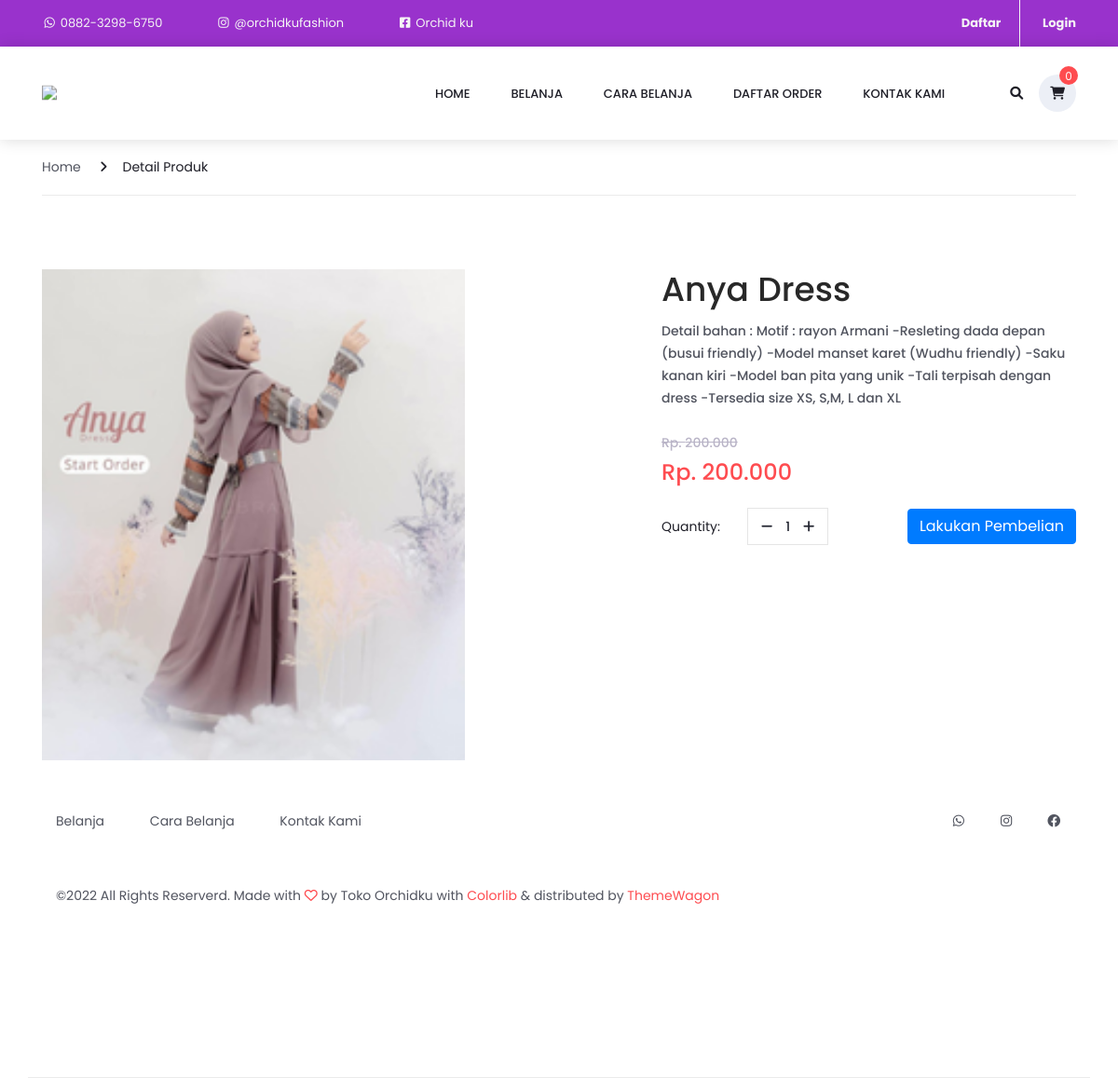
/home/detail/ANYDRS, run on the app's committed database.
### tables this page shows
CREATE TABLE `produk` (
  `id_produk` char(10) NOT NULL,
  `nama_produk` varchar(200) NOT NULL,
  `id_kategori` int(11) NOT NULL,
  `harga_awal` int(11) NOT NULL,
  `harga_diskon` int(11) NOT NULL,
  `stok` int(11) NOT NULL,
  `size` varchar(8) NOT NULL,
  `deskripsi_produk` text NOT NULL,
  `gambar` varchar(128) NOT NULL,
  `tanggal_dibuat` date NOT NULL DEFAULT current_timestamp()
);

### application/controllers/Home.php (called while the page is built, shortened)
<?php
class Home extends CI_Controller
{
    public function __construct()
    {
        $this->load->library('form_validation');
    }
    public function detail($id)
    {
        $id = $this->uri->segment(3);
        $data['judul'] = "Detail Produk";
        $data['heading'] = "Detail Produk";
        $data['produk'] = $this->Produk_model->getProdukById($id);
        if ($this->session->userdata('email')) {
            $user = $this->User_model->cekData(['email' => $this->session->userdata('email')])->row_array();
            $data['user'] = $user['username'];
        } else {
            $data['user'] = 'Pengunjung';
        }
        $this->load->view('templates/templates-user/header', $data);
        $this->load->view('templates/templates-user/topbar', $data);
        $this->load->view('templates/templates-user/breadcrumbs', $data);
        $this->load->view('templates/templates-user/detail', $data);
        $this->load->view('templates/templates-user/footer', $data);
    }
}

### index.php (called while the page is built, shortened)
<?php
require_once BASEPATH.'core/CodeIgniter.php';

### application/models/Produk_model.php (called while the page is built, shortened)
<?php
class Produk_model extends CI_Model
{
    public function getProdukById($id)
    {
        return $this->db->get_where('produk', ['id_produk' => $id])->result_array();
    }
}

### application/views/templates/templates-user/detail.php (the view, shortened to what this page needs)
<div class="row">
    <?php foreach ($produk as $p) { ?>
        <div class="col-lg-7">
            <div class="single_product_pics">
                <div class="row">
                    <div class="col-lg-9 image_col order-lg-2 order-1">
                        <div class="single_product_image">
                            <div class="single_product_image_background" style="background-image:url(<?php echo base_url(); ?>images/produk/<?= $p['gambar']; ?>)"></div>
                        </div>
                    </div>
                </div>
            </div>
        </div>
        <div class="col-lg-5">
            <div class="product_details">
                <div class="product_details_title">
                    <h2><?= $p['nama_produk']; ?></h2>
                    <p><?= $p['deskripsi_produk']; ?></p>
                </div>
                <div class="original_price">Rp. <?= number_format($p['harga_awal'], 0, ',', '.'); ?></div>
                <div class="product_price">Rp. <?= number_format($p['harga_diskon'], 0, ',', '.'); ?></div>
            <?php } ?>
            <div class="quantity d-flex flex-column flex-sm-row align-items-sm-center">
                <span>Quantity:</span>
                <div class="quantity_selector">
                    <span class="minus"><i class="fa fa-minus" aria-hidden="true"></i></span>
                    <span id="quantity_value">1</span>
                    <span class="plus"><i class="fa fa-plus" aria-hidden="true"></i></span>
                </div>
                <button class="btn btn-primary" type="submit">Lakukan Pembelian</button>
            </div>
            </div>
        </div>
</div>

### application/views/templates/templates-user/header.php (shortened to what this page needs)
<!DOCTYPE html>
<html lang="en">
<head>
    <link rel="stylesheet" type="text/css" href="<?= base_url('assets1/'); ?>styles/bootstrap4/bootstrap.min.css">
    <link href="<?= base_url('assets1/'); ?>plugins/fonts-6/css/font-awesome.min.css" rel="stylesheet" type="text/css">
    <link href="<?= base_url('assets1/'); ?>plugins/fonts-6/css/all.css" rel="stylesheet" type="text/css">
    <link rel="stylesheet" type="text/css" href="<?= base_url('assets1/'); ?>plugins/OwlCarousel2-2.2.1/owl.carousel.css">
    <link rel="stylesheet" type="text/css" href="<?= base_url('assets1/'); ?>plugins/OwlCarousel2-2.2.1/owl.theme.default.css">
    <link rel="stylesheet" type="text/css" href="<?= base_url('assets1/'); ?>plugins/OwlCarousel2-2.2.1/animate.css">
    <link rel="stylesheet" href="<?= base_url('assets1/'); ?>plugins/themify-icons/themify-icons.css">
    <link rel="stylesheet" type="text/css" href="<?= base_url('assets1/'); ?>plugins/jquery-ui-1.12.1.custom/jquery-ui.css">
    <link rel="stylesheet" type="text/css" href="<?= base_url('assets1/'); ?>styles/contact_styles.css">
    <link rel="stylesheet" type="text/css" href="<?= base_url('assets1/'); ?>styles/contact_responsive.css">
    <link rel="stylesheet" type="text/css" href="<?= base_url('assets1/'); ?>styles/main_styles.css">
    <link rel="stylesheet" type="text/css" href="<?= base_url('assets1/'); ?>styles/responsive.css">
    <link rel="stylesheet" type="text/css" href="<?= base_url('assets1/'); ?>styles/categories_styles.css">
    <link rel="stylesheet" type="text/css" href="<?= base_url('assets1/'); ?>styles/categories_responsive.css">
    <link rel="stylesheet" type="text/css" href="<?= base_url('assets1/'); ?>styles/single_styles.css">
    <link rel="stylesheet" type="text/css" href="<?= base_url('assets1/'); ?>styles/single_responsive.css">
</head>
<body>
    <div class="super_container">

### application/views/templates/templates-user/topbar.php (shortened to what this page needs)
<header class="header trans_300">
    <div class="top_nav" style="background-color: #9932CC">
        <div class="container">
            <div class="row">
                <div class="col-md-6">
                    <div class="top_nav_left">
                        <a href="https://wa.me/+6288232986750" target="_blank" style="color:whitesmoke"><i class="fa-fw fa-brands fa-whatsapp"></i> 0882-3298-6750</a>
                        <a href="https://www.instagram.com/orchidkufashion/" target="_blank" style="text-transform:none; color:whitesmoke; padding-left: 10%;"><i class="fa-fw fa-brands fa-instagram"></i> @orchidkufashion</a>
                        <a href="https://www.facebook.com/profile.php?id=100076797482827" target="_blank" style="text-transform:none; color:whitesmoke; padding-left: 10%;"><i class="fa-fw fa-brands fa-facebook-square"></i> Orchid ku</a>
                    </div>
                </div>
                <div class="col-md-6 text-right">
                    <div class="top_nav_right">
                        <ul class="top_nav_menu">
                            <?php
                               if (!empty($this->session->userdata('email'))) { ?>
                                <li class="account" style="background-color: #9932CC">
                                    <a href="#" style="color: whitesmoke">
                                        Selamat Datang <b><?= $user; ?></b>
                                        <i class="fa-solid fa-angle-down"></i>
                                    </a>
                                    <ul class="account_selection" style="text-align:justify">
                                        <li><a href="<?= base_url('user/ubahprofil') ?>"><i class="fa-fw fa-solid fa-user-pen" aria-hidden="true"></i>Ubah Profil</a></li>
                                        <li><a href="#"><i class="fas fa-fw fa-regular fa-receipt" aria-hidden="true"></i>Riwayat Pesanan</a></li>
                                        <li><a href="#"><i class="fa-fw fa-solid fa-money-bill-transfer" aria-hidden="true"></i>Konfirmasi Bayar</a></li>
                                        <li><a href="<?= base_url('home/logout'); ?>"><i class="fas fa-fw fa-regular fa-right-from-bracket" aria-hidden="true"></i>Logout</a></li>
                                    </ul>
                                </li>
                                <li style="padding-top: 10px" class="account-selection">
                                    <a href="#" class="dropdown-toggle" data-toggle="dropdown" data-hover="dropdown" data-close-others="true">
                                        <b><?php echo $this->session->userdata('username'); ?></b>
                                        <i style="padding: 0" class="icon-angle-down"></i>
                                    </a>
                                    <ul style="min-width: 200px" class="dropdown-menu">
                                        <li style="min-width: 200px"><a href="<?= base_url('user/ubahprofil') ?>"><i class="icon-user"></i>Update Profile</a></li>
                                        <li style="min-width: 200px"><a href="<?php echo base_url(); ?>home/riwayat"><i style="padding-right: 18px" class="icon-dollar"></i>Riwayat Pemesanan</a></li>
                                        <li style="min-width: 200px"><a href="<?php echo base_url(); ?>home/konfirmasi_halaman"><i style="padding-right: 14px" class="icon-check"></i>Konfirmasi Pembayaran</a></li>
                                        <li style="min-width: 200px"><a href="<?php echo base_url(); ?>home/logout"><i style="padding-right: 13px" class="icon-key"></i>Log Out</a></li>
                                    </ul>
                                </li>
                                </li>
                            <?php } else { ?>
                                <li class="language" style="background-color: #9932CC; border-right: solid 1.5px whitesmoke;"><a href="<?= base_url('authuser/registration'); ?>"><b style="color:whitesmoke">Daftar</b></a></li>
                                <li class="account" style="background-color: #9932CC"><a href="<?= base_url('authuser'); ?>"><b style="color:whitesmoke">Login</b></a></li>
                            <?php } ?>
                        </ul>
                    </div>
                </div>
            </div>
        </div>
    </div>
    <div class="main_nav_container">
        <div class="container">
            <div class="row">
                <div class="col-lg-12 text-right">
                    <div class="logo_container">
                        <a href="<?= base_url(); ?>"><img src="<?= base_url(); ?>assets1/img/logo.png" class="img-responsive logo"></a>
                    </div>
                    <nav class="navbar">
                        <ul class="navbar_menu">
                            <li><a href="<?= base_url(); ?>">home</a></li>
                            <li><a href="<?= base_url('belanja'); ?>">belanja</a></li>
                            <li><a href="<?= base_url('home/cara_belanja'); ?>">cara belanja</a></li>
                            <li><a href="<?= base_url('belanja/daftar_order'); ?>">daftar order</a></li>
                            <li><a href="<?= base_url('home/contact'); ?>">Kontak Kami</a></li>
                        </ul>
                        <ul class="navbar_user">
                            <li><a href="#"><i class="fa fa-search" aria-hidden="true"></i></a></li>
                            <li class="checkout">
                                <a href="<?= base_url('belanja/detail_keranjang'); ?>">
                                    <i class="fa fa-shopping-cart" aria-hidden="true"></i>
                                    <?php $keranjang = $this->cart->total_items() ?>
                                    <span id="checkout_items" class="checkout_items"><?php echo $keranjang; ?></span>
                                </a>
                            </li>
                        </ul>
                    </nav>
                </div>
            </div>
        </div>
    </div>
</header>
<div class="fs_menu_overlay"></div>

### application/views/templates/templates-user/breadcrumbs.php
<div class="container contact_container">
    <div class="row">
        <div class="col">
            <div class="breadcrumbs d-flex flex-row align-items-center">
                <ul>
                    <li><a href="<?= base_url(); ?>">Home</a></li>
                    <li class="active"><i class="fa fa-angle-right" aria-hidden="true"></i><?= $heading;  ?></li>
                </ul>
            </div>
        </div>
    </div>
    <div class="fs_menu_overlay"></div>

### application/views/templates/templates-user/footer.php (shortened to what this page needs)
<footer class="footer">
    <div class="container">
        <div class="row">
            <div class="col-lg-6">
                <div class="footer_nav_container d-flex flex-sm-row flex-column align-items-center justify-content-lg-start justify-content-center text-center">
                    <ul class="footer_nav">
                        <li><a href="#">Belanja</a></li>
                        <li><a href="#">Cara Belanja</a></li>
                        <li><a href="<?= base_url('home/contact'); ?>">Kontak Kami</a></li>
                    </ul>
                </div>
            </div>
            <div class="col-lg-6">
                <div class="footer_social d-flex flex-row align-items-center justify-content-lg-end justify-content-center">
                    <ul>
                        <li><a href="#"><i class="fa-fw fa-brands fa-whatsapp" aria-hidden="true"></i></a></li>
                        <li><a href="https://www.instagram.com/orchidkufashion/" target="_blank"><i class="fa-fw fa-brands fa-instagram" aria-hidden="true"></i></a></li>
                        <li><a href="#"><i class="fa-fw fa-brands fa-facebook" aria-hidden="true"></i></a></li>
                    </ul>
                </div>
            </div>
        </div>
        <div class="row">
            <div class="col-lg-12">
                <div class="footer_nav_container">
                    <div class="cr">&copy;<?= date('Y') ?> All Rights Reserverd. Made with <i class="fa-regular fa-heart" aria-hidden="true"></i> by Toko Orchidku with <a href="https://colorlib.com" target="_blank">Colorlib</a> &amp; distributed by <a href="https://themewagon.com" target="_blank">ThemeWagon</a></div>
                </div>
            </div>
        </div>
    </div>
</footer>
</div>
</body>
</html>

### data on the page
produk: gambar (picture), nama_produk "Anya Dress", deskripsi_produk "Detail bahan : Motif : rayon Armani -Resleting dada depan (busui friendly) -Model manset karet (Wudhu friendly) -Saku kanan kiri -Model ban pita yang unik -Tali terpisah dengan dress -Tersedia size XS, S,M, L dan XL", harga_awal "200.000", harga_diskon "200.000"

### other printed values
$keranjang "0"
$heading "Detail Produk"
